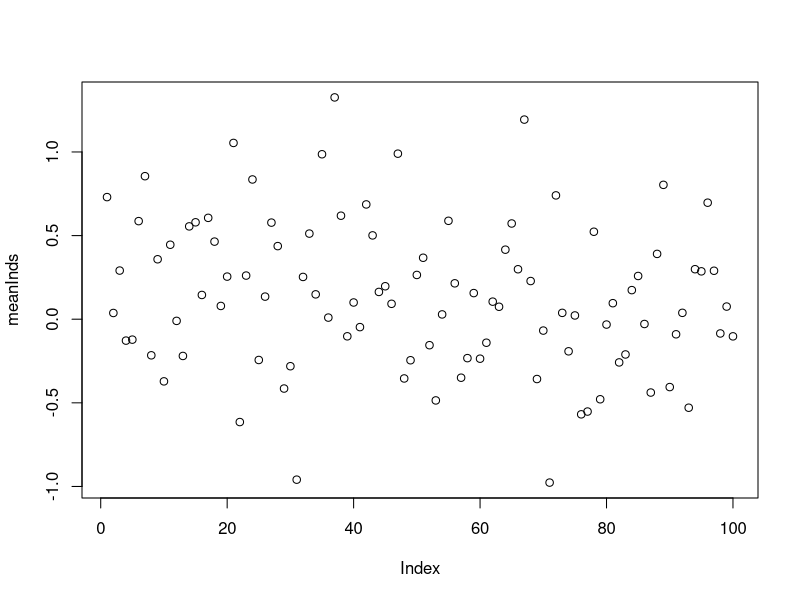

Reproduce this figure in R.
##### In this file we will try to come up with some things ####
###############################################################

########################
####### Type of program
## Written in R
## Object Oriented
#######################

#######################
# Main object "Leprechaun": an individual of our species of interest, the Irish Leprechaun, small in size, but with great powers. To make it more French for Timothee, we assume that their favourite food is camembert. Leprechaun is not very choosy, and mates completely random.
##########################################

# The object contains the following values

# Static [these numbers do not change after initialisation]
#  V ID (unique identifier number) [integer]
#  V pID (two numbers referring to the parents of the Leprechaun, if none: NA) [vector of two integers]
#  V Year of birth (timestep at which the individual was born)	[integer]
#  (- Genome (?) (two vectors of length N coding for both chromosomes of N loci in the genome.) [two vectors of N integers]
#  - Heritable phenotypic trait value of interest (z) (e.g. birth weight) (changes/constant through life depending on trait)
#  - (Possibly: breeding value A))
#  - Rather simulate physically independent loci, otherwise we need to simulate recombination on the chromosomes. Over short time periods, 100 recombinations fragments (ie independent loci) sounds realistic.
#  - Explicit coding of traits by many independent diploid loci. The simplest model: z = mean + sum_loci(a1_locus + a2_locus) + environment. One can add explicit dominance and epistasis, as well as interactions with environment. 
#  - A possibility is to draw the a of the different alleles from a N(0,V). Each locus can have a different V, and thus a different importance. 
#  - A large number of loci (>20) will give easily patterns expected from quantitative genetics. We can draw randomly the number of loci per trait. 
#  - My main concern at the moment is the initialisation of the genetic diversity: it will be hard to avoid a fast decline of diversity at the beginning. One possibility is using neutral expectations of diversity (n-coalescent or Ewens distribution)
#  - We probably do not need mutations if we consider a population over no more than some tens of generations.
#  - Sex (M/F). Could be genetically determined by on locus, thus allowing random fluctuations of sex ratio and thus population structure.

# Dynamic [these numbers do change after initialisation]
#  V alive (boolean, true/false) [boolean]
#  V age (a) (timesteps since birth) [integer]
#  - stage (possibly instead of/in addition to age) (juvenile, adult, etc)
#  V size (x)

####################
###### Relations that need to be defined between size (x), age (a), trait (z) and vital rates
# (- Possibly include population density d in functions)
# V Survival(a,x,z,d) (logistic function) 
# - Growth (a,x,z,d) (either transition probability to next stage or absolute growth)
# - Reproduction probability: p_repr(a,x,z,d) (logistic function)
# - Number of offspring: n_offspring(a,x,z,d) (poisson distribution)
# - Offspring size x distribution: x_offspring(x_mother,z_mother,x_father,z_father) (not required if working with stages) (prability density function)
# - Offspring trait z distribution: z_offspring(x_mother,z_mother,x_father,z_father,A_mother,A_father) + rnorm(0,V_E) (prability density function)
# - For survival and reproduction, we can consider functions of the form W=exp(-((z-Optimum)^2)/(2*width)), that is, gaussian stabilizing selection. We could then let the Optimum shift. 

####################
####### Environmental aspects
# - Extra variation in z due to unexplained factors (i.e. V_E)) (assumed constant over time and constant accross all individuals)
# - Changes in the environment affecting survival(x,z), growth(x,z), p_repr(x,z), n_offspring(x,z), f_offspring(x_mother,z_mother) (i.e. changing selection)

########################
########## 'Settings' of ancestral population from which simulation can start:
# - n start individuals
# - Start trait z distribution
# - Start age (/stage) distribution
# - Assign sexes to individuals
# - (Possibly: start a values)

########## Perform in each time step the following actions over all alive individuals at t=0
## In following order:
# survival(x,z)
### For those who survive:
# growth(x,z)
# p_repr(x,z)
### For those who reproduce:
# Random mating between all reproductive males and females
# n_offspring(x,z)
# x_offspring(x_mother,z_mother,x_father,z_father)
# z_offspring(x_mother,z_mother,x_father,z_father,a_mother,a_father,m) + rnorm(0,V_E)
# Random sex assigned to offspring
# Offspring added to population
### End of timestep

####################################################
################ GLOBAL VARIABLES AND COUNTERS #####
####################################################

################ Counter for the IDs ###############
CID<-as.integer(1) 


################ Counter for the current year ######
YR<-0 

####################################################
############### Definition of the class ############
####################################################

setClass(
	Class="Leprechaun",
	representation=representation(
		ID = "integer",
		pID = "integer",
		age = "integer",
		Birth = "integer",
		alive = "logical",
		size = "numeric",
		sex = "character"
	)

)

############### Definition of the basic methods (for printing to the screen and initialisation)
###############################################################################################
setMethod("show","Leprechaun",
	function(object){
		cat(object@ID,"\t",object@size,"\t",object@age,"\t",object@sex,"\t(",object@pID[1],",",object@pID[2],")\t",object@Birth,"\t",object@alive,"\n",sep="")
	}
)

setMethod("initialize","Leprechaun",function(.Object,parent1,parent2){
	if(missing(parent1)){parent1<-NA; weight1<-5+2*runif(1)}else{weight1<-pop[[parent1]]@size}
	if(missing(parent2)){parent2<-NA; weight2<-5+2*runif(1)}else{weight2<-pop[[parent2]]@size}
	.Object@age<-as.integer(0)
	.Object@ID<-CID
	.Object@pID<-c(as.integer(parent1),as.integer(parent2))
	.Object@Birth<-as.integer(YR)
	.Object@alive<-TRUE
	.Object@size<-0.5*weight1+0.5*weight2

	if(runif(1)>0.5){.Object@sex<-'F'}else{.Object@sex<-'M'}

	CID<<-as.integer(CID+1)
	
	return(.Object)
})

################### Definition of more biologically relevant methods (e.g. survival)
####################################################################################

#### A simple proposal for initialization of genotypic effects on one trait
nbLoci<-10 #number of loci controling the trait phenotype
nbAlleles<-10 #number of existing alleles per loci
gvalues<-array(data=NA,dim=c(nbLoci,nbAlleles,nbAlleles),dimnames=list(paste("L",1:nbLoci,sep=""),paste("A",1: nbAlleles,sep=""),paste("A",1: nbAlleles,sep="")))
for(L in 1:nbLoci)
{
  effect<-abs(rnorm(n=1,mean=0,sd=1))# alter the locus importance in a realistic way (many small-effect loci, few major loci)
  dominance<-1 # we could set it to zero if we want additive effects only, or make it varying depending on loci
  overdominance<-0 # we can make it non nul to allow for overdominance
  
  for(A in 1:nbAlleles)# loop for diagonal = genetic value of homozygotes (only additive effects)
  {
    gvalues[L,A,A]<-2*rnorm(n=1,mean=0,sd=effect)# two times the additive effect
    
  }
  for(A in 1:(nbAlleles-1))# loop for off-diagonal = heterozygotes (additive and dominance effects)
  {
    for (D in (A+1):nbAlleles)
    {
      d<-dominance*runif(n=1,min=-0.5-overdominance,max=0.5+overdominance)
      gvalues[L,A,D]<-(0.5-d)*gvalues[L,A,A]+(0.5+d)*gvalues[L,D,D] # mean of additive effects + dominance, over diagonal
      gvalues[L,D,A]<-(0.5-d)*gvalues[L,A,A]+(0.5+d)*gvalues[L,D,D] # the same below diagonal    
    }
  }
}

nbIndividuals<-100
meanInds<-vector(length=nbIndividuals) # just a basic draw of individual genotypic values
for (beast in 1:nbIndividuals)
{
  ind<-vector(length=0)
  for (L in 1:nbLoci)
  {
    allele1<-floor(runif(n=1,min=1,max=nbAlleles+1))
    allele2<-floor(runif(n=1,min=1,max=nbAlleles+1))
    ind<-c(ind,gvalues[L,allele1,allele2])
  }
  meanInds[beast]<-mean(ind)
}
plot(meanInds) # and a visualisation of it
mean(meanInds)
var(meanInds)
####################################################


# Implementing the famous bathtub, ages 1 to 20
bathtub<-function(age){
	p<-0.6*exp(-age/4)+(-1+exp(age*log(2)/20))
	p[p>1]<-1
	return(p)
}

# Applying the bathtub in a surival function
setGeneric("Surv",function(Object){standardGeneric("Surv")})

setMethod("Surv","Leprechaun",function(Object){
	
	if(runif(1)>bathtub(Object@age)){
		Object@alive<-FALSE
		ALIVE<<-ALIVE[ALIVE!=Object@ID]
	}
	
	return(Object)
	
})

# Simple function, simply adds 1 to the age
setGeneric("Age",function(Object){standardGeneric("Age")})

setMethod("Age","Leprechaun",function(Object){
	Object@age<-as.integer(Object@age+1)
	return(Object)
})

# Growth // Sizes change, this fact is known by many - if not all
setGeneric("Grow",function(Object){standardGeneric("Grow")})

setMethod("Grow","Leprechaun",function(Object){
	Object@size<-Object@size*runif(1,1,1.2)
	return(Object)
})

# Retrieving the sex of an individual
setGeneric("Sex",function(Object){standardGeneric("Sex")})

setMethod("Sex","Leprechaun",function(Object){
	return(Object@sex)
})


############### Creating an initial population with 10 individuals
pop<-c(new("Leprechaun"))
for(i in 2:10){
	pop<-c(pop,new("Leprechaun"))
}

############### List of living individuals [their indices], this will save time later, because dead individuals are not looped over
ALIVE<-1:length(pop)

############### The start of time
for(YR in 1:10){
	cat("\nAt the beginning of year:",YR,"\nThere are:",length(ALIVE),"Leprechauns\n-----------------\n")
	
	#### Survival
	for(i in ALIVE){
		pop[[i]]<-Surv(pop[[i]])
	}
	
	#### Age+1 and growth
	for(i in ALIVE){
		pop[[i]]<-Age(pop[[i]])
		pop[[i]]<-Grow(pop[[i]])	
	}
	
	#### Reproduction  ### Not the most easy part (...)
	
	##########
	### Part dedicated to retrieving the indices of all living males and of all living females
	##########
	males<-lapply(pop,Sex)=="M" # Determine which individuals are males -- logicaly all other individuals should be females... However, this includes dead ones... Simply a list of T,T,F,F,T,F,F,....
	females<-which(!males) # Get the indices of the non-males (that is females..)
	males<-which(males)   # Get the indices of the males
	females<-intersect(females,ALIVE) # Retrieve the indices of the living(!) females
	males <-intersect(males,ALIVE) # Retrieve the indises of the living males
	
	
	##########
	# Part dedicated to breeding..  ~ But now it is weekend instead!
	##########
	
	
	### Everything should be written to a dataframe, to make sure we have all the values for ever and ever
		
}
